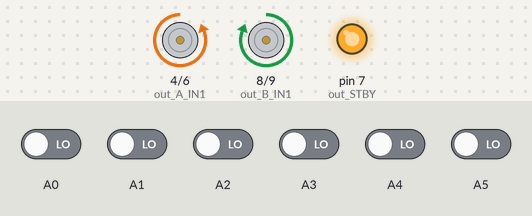
Recording of a sketch running on a simulated Arduino Uno, built with avr-gcc and run on an emulated ATmega328P. Shown: motor-driver pin pairs drawn as motors (green arrow = first pin HIGH = forward, orange = second pin HIGH = backward, longer = more drive, scaled by the enable pin, stopped while the standby pin is LOW), output pins drawn as LEDs (lit = HIGH). The inputs (shaded band) are chosen by the test bench; at power-on: A0–5 LOW. What the sketch prints to the serial monitor is not drawn.

Above: at 11.2 s.
11.3 s: A1 driven HIGH
At 12.5 s:
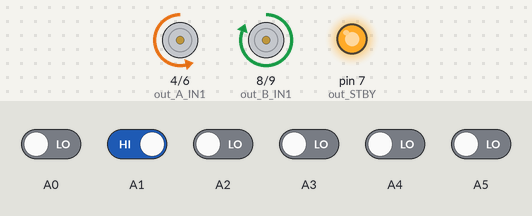
12.8 s: A0 driven HIGH
At 13.7 s:
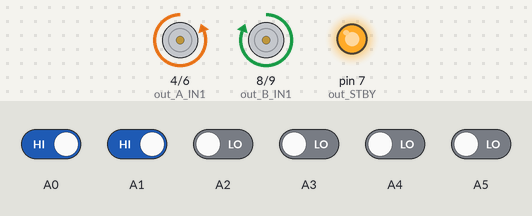
14.3 s: A2 driven HIGH
At 14.9 s:
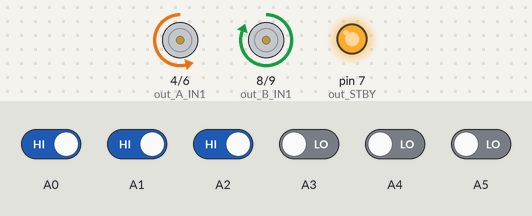
15.8 s: A3 driven HIGH
At 16.1 s:
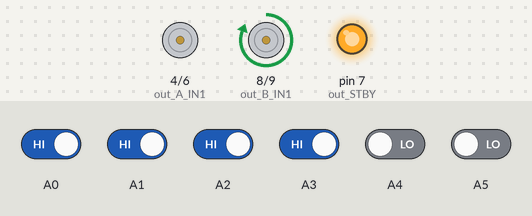
17.3 s: A4 driven HIGH
At 18.5 s:
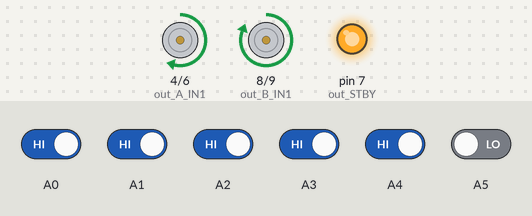
18.8 s: A5 driven HIGH
At 19.5 s:
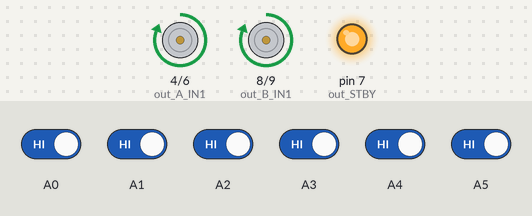
Timing chart, 0 to 21.3 s (numbered marks = the images above; inputs shaded):
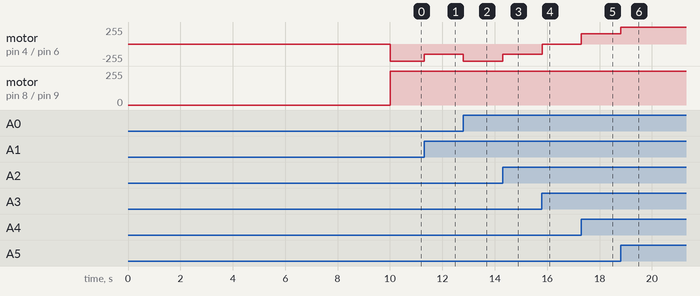

The sketch:

sketch_Iannone3.ino
```cpp
/*
 * @scuola:	IIS SILVA RICCI
 * @autori:	Zecchetto - Fabbris
 * Squadra: Iannone3
 * Robot:   War Machine
 * @data:   Maggio 2016
 * Versione: -
 * @evento: Roboval 2016
 *
 */

#include <QTRSensors.h>
#define Kp 0.1 //0.55
#define Kd 1.9 //1.55

#define out_STBY    7
#define out_B_PWM   10 //B motore destro
#define out_A_PWM   5  //A motore sinistro
#define out_A_IN2   6
#define out_A_IN1   4
#define out_B_IN1   8
#define out_B_IN2   9
#define left_motor  0
#define right_motor 1

#define leftFar          0
#define leftCenter       1
#define leftNear         2
#define rightNear        3
#define rightCenter      4
#define rightFar         5
#define NUM_SENSORS      6
#define TIMEOUT       2500
#define EMITTER_PIN   QTR_NO_EMITTER_PIN

int maxSpeed=100; //100

#define baseSpeed 100

//versione 2
int stato,sp;
int scu;  // stati consecutivi uguali
#define SOG_ST 10
#define ST_N  0
#define ST_CD 1
#define ST_CS 2
#define ST_T 3
#define ST_V 4

int lastDebugTime = 0;
int lastError = 0;

int time=0;
int rightMotorSpeed;
int leftMotorSpeed;

QTRSensorsRC qtrrc((unsigned char[]) {
  A0, A1, A2, A3, A4, A5}
,NUM_SENSORS, TIMEOUT, EMITTER_PIN);
unsigned int sensorValues[NUM_SENSORS];

void setup(){
  Serial.begin(9600);
  pinMode(out_STBY,OUTPUT);
  pinMode(out_A_PWM,OUTPUT);
  pinMode(out_A_IN1,OUTPUT);
  pinMode(out_A_IN2,OUTPUT);
  pinMode(out_B_PWM,OUTPUT);
  pinMode(out_B_IN1,OUTPUT);
  pinMode(out_B_IN2,OUTPUT);
  for (int i = 0; i < 400; i++){
    qtrrc.calibrate();
  }
  Serial.print("fine calibrazione");
  motor_standby(false);
  /* gestione stato per evitare i rumori*/
  stato=0;
  sp=1000;
  scu=0;

}


void loop()
{

 /* boolean cd= false; //curva a destra
  boolean cs = false;//curva a sinistra
  boolean t = false;//e t
  boolean v= false;//vuoto*/

  unsigned int sensors[6];
  int aposition = qtrrc.readLine(sensors);
  int error = aposition - 2500;


  int motorSpeed = (int)(Kp * error + Kd * (error - lastError));
    rightMotorSpeed = baseSpeed - motorSpeed;
    leftMotorSpeed = baseSpeed + motorSpeed;


  if (rightMotorSpeed > maxSpeed ) rightMotorSpeed = maxSpeed;
  if (leftMotorSpeed > maxSpeed ) leftMotorSpeed = maxSpeed;
  if (rightMotorSpeed < -maxSpeed) rightMotorSpeed = -maxSpeed;
  if (leftMotorSpeed < -maxSpeed) leftMotorSpeed = -maxSpeed;

  motors(leftMotorSpeed,rightMotorSpeed);
  lastError = error;
}


void motors(int l, int r){
  set_motor(right_motor,r);
  set_motor(left_motor,l);
}
void set_motor(boolean motor, char speed) { // imposta la velocitÃ  tra -100 (indietro) e +100 (avanti)
  byte PWMvalue=0;
  PWMvalue = map(abs(speed),0,100,50,255);
  if (speed > 0)
    motor_speed(motor,0,PWMvalue);
  else if (speed < 0)
    motor_speed(motor,1,PWMvalue);
  else {
    motor_coast(motor);
  }
}
void motor_speed(boolean motor, boolean direction, byte speed) { // imposta la velocitÃ  tra 0 e 255
  if (motor == left_motor) {
    if (direction == 0) {
      digitalWrite(out_A_IN1,HIGH);
      digitalWrite(out_A_IN2,LOW);
    }
    else {
      digitalWrite(out_A_IN1,LOW);
      digitalWrite(out_A_IN2,HIGH);
    }
    analogWrite(out_A_PWM,speed);
  }
  else {
    if (direction == 0) {
      digitalWrite(out_B_IN1,HIGH);
      digitalWrite(out_B_IN2,LOW);
    }
    else {
      digitalWrite(out_B_IN1,LOW);
      digitalWrite(out_B_IN2,HIGH);
    }
    analogWrite(out_B_PWM,speed);
  }
}
void motor_standby(boolean state) { // abilita/disabilita i motori
  if (state == true)
    digitalWrite(out_STBY,LOW);
  else
    digitalWrite(out_STBY,HIGH);
}

void motor_coast(boolean motor) { // motore in folle
  if (motor == left_motor) {
    digitalWrite(out_A_IN1,LOW);
    digitalWrite(out_A_IN2,LOW);
    digitalWrite(out_A_PWM,HIGH);
  }
  else {
    digitalWrite(out_B_IN1,LOW);
    digitalWrite(out_B_IN2,LOW);
    digitalWrite(out_B_PWM,HIGH);
  }
}
```

Measured:
- after the input at 11.3 s, motor on pin 4 (out_A_IN1) / pin 6 (out_A_IN2): backward 255/255 → backward 152/255 at once
- after the input at 12.8 s, motor on pin 4 (out_A_IN1) / pin 6 (out_A_IN2): backward 152/255 → backward 255/255 at once
- after the input at 14.3 s, motor on pin 4 (out_A_IN1) / pin 6 (out_A_IN2): backward 255/255 → backward 152/255 at once
- after the input at 15.8 s, motor on pin 4 (out_A_IN1) / pin 6 (out_A_IN2): backward 152/255 → stopped at once
- after the input at 17.3 s, motor on pin 4 (out_A_IN1) / pin 6 (out_A_IN2): stopped → forward 152/255 at once
- after the input at 18.8 s, motor on pin 4 (out_A_IN1) / pin 6 (out_A_IN2): forward 152/255 → forward 255/255 at once
